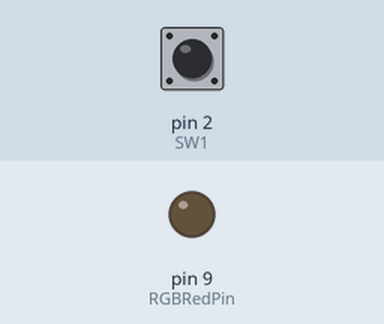
Simulated run of this sketch. Board: Arduino Uno, built with avr-gcc and run on an emulated ATmega328P. Shown: output pins drawn as LEDs (lit = HIGH). Inputs (shaded band) come from the test bench; at power-on: pin 2 (SW1) HIGH.

Above: at 1.2 s.
1.3 s: pin 2 (SW1) pulled LOW for 0.15 s
At 2.65 s:
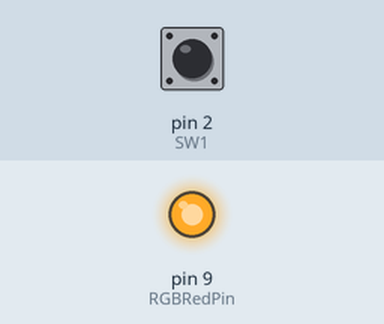
4.3 s: pin 2 (SW1) pulled LOW for 1 s
At 7.9 s:
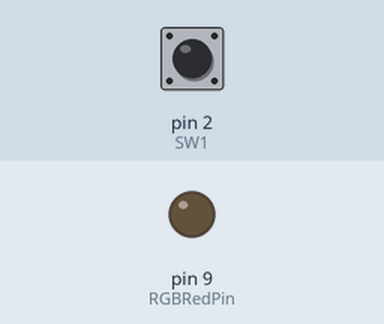
Timing chart, 0 to 9.4 s (numbered marks = the images above; inputs shaded):
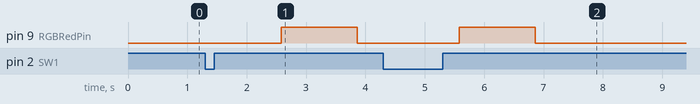

Measured:
- after the input at 1.3 s, pin 9 (RGBRedPin): LOW → HIGH after 1.3 s, → LOW 1.3 s later
- after the input at 4.3 s, pin 9 (RGBRedPin): LOW → HIGH after 1.3 s, → LOW 1.3 s later

The sketch:

Lab007L21.ino
```cpp
/*
 Name:		Lab007L21.ino
 Created:	6/6/2018 5:12:06 PM
 Author:	chris
*/
int SW1 = 2;    //The SW1 button is connect to pin 2 of the Arduino.
int SW2 = 3;    //The SW2 button is connect to pin 3 of the Arduino.

int RGBRedPin = 9;    //The red RGB LED is connected pin 9 of the Arduino.
int RGBGreenPin = 10; //The green RGB LED is connected pin 10 of the Arduino.
int RGBBluePin = 11;  //The blue RGB LED is connected pin 11 of the Arduino.
int fadeDelay = 5;    //This is the number of milliseconds that it will take between steps during fading.

// the setup function runs once when you press reset or power the board
void setup() {
	pinMode(RGBRedPin, OUTPUT);  //Setup red LED pin as an output pin.

	pinMode(SW1, INPUT);  //Setup button1 pin as an input pin.

}

// the loop function runs over and over again until power down or reset
void loop() {

	if (digitalRead(SW1) == LOW) {
		for (int x = 0; x <= 255; x++) { //Fade in red.
			analogWrite(RGBRedPin, x);
			delay(fadeDelay);
		}

		for (int x = 255; x >= 0; x--) { //Fade out red.
			analogWrite(RGBRedPin, x);
			delay(fadeDelay);
		}
	}

}
```
